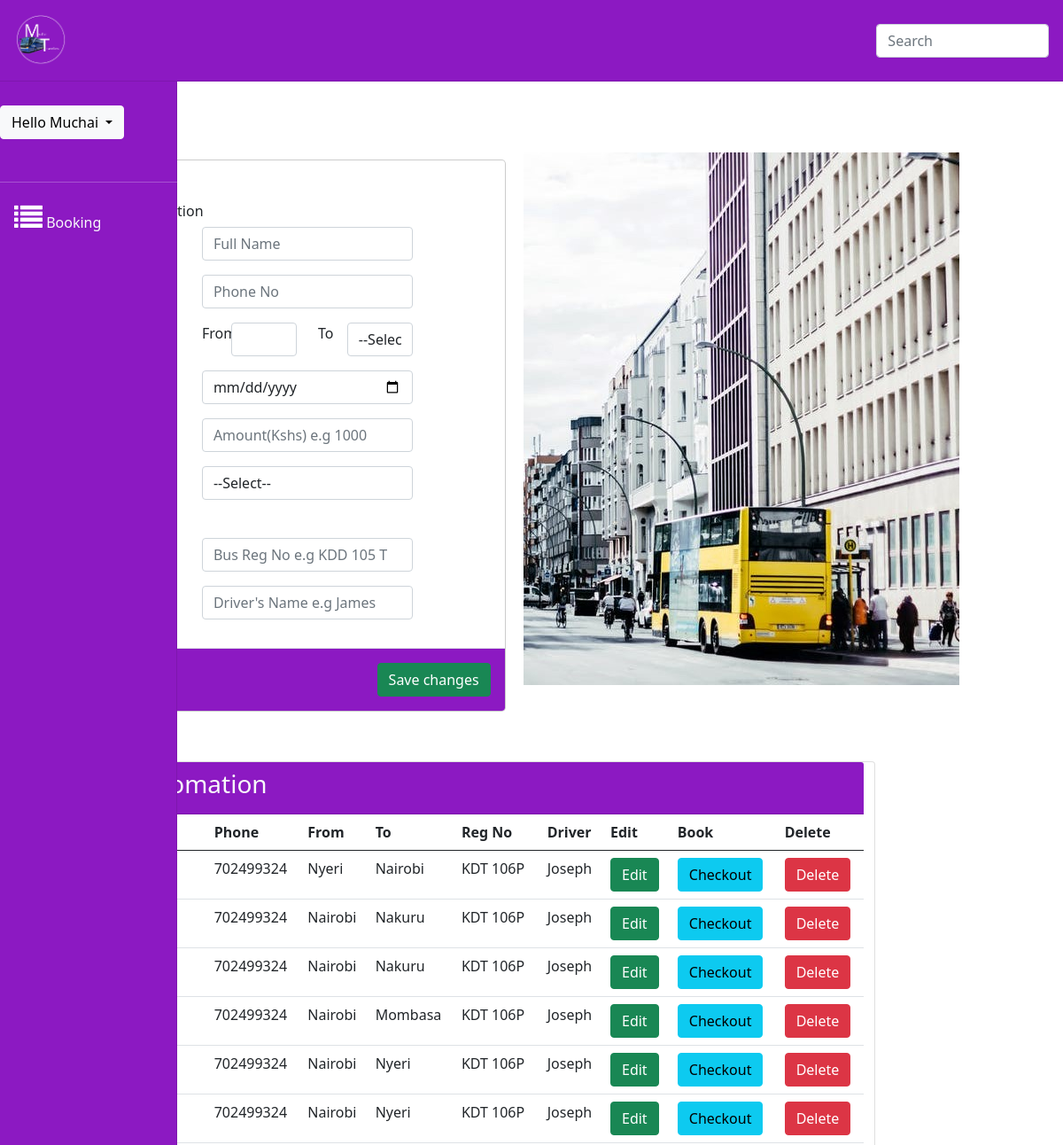
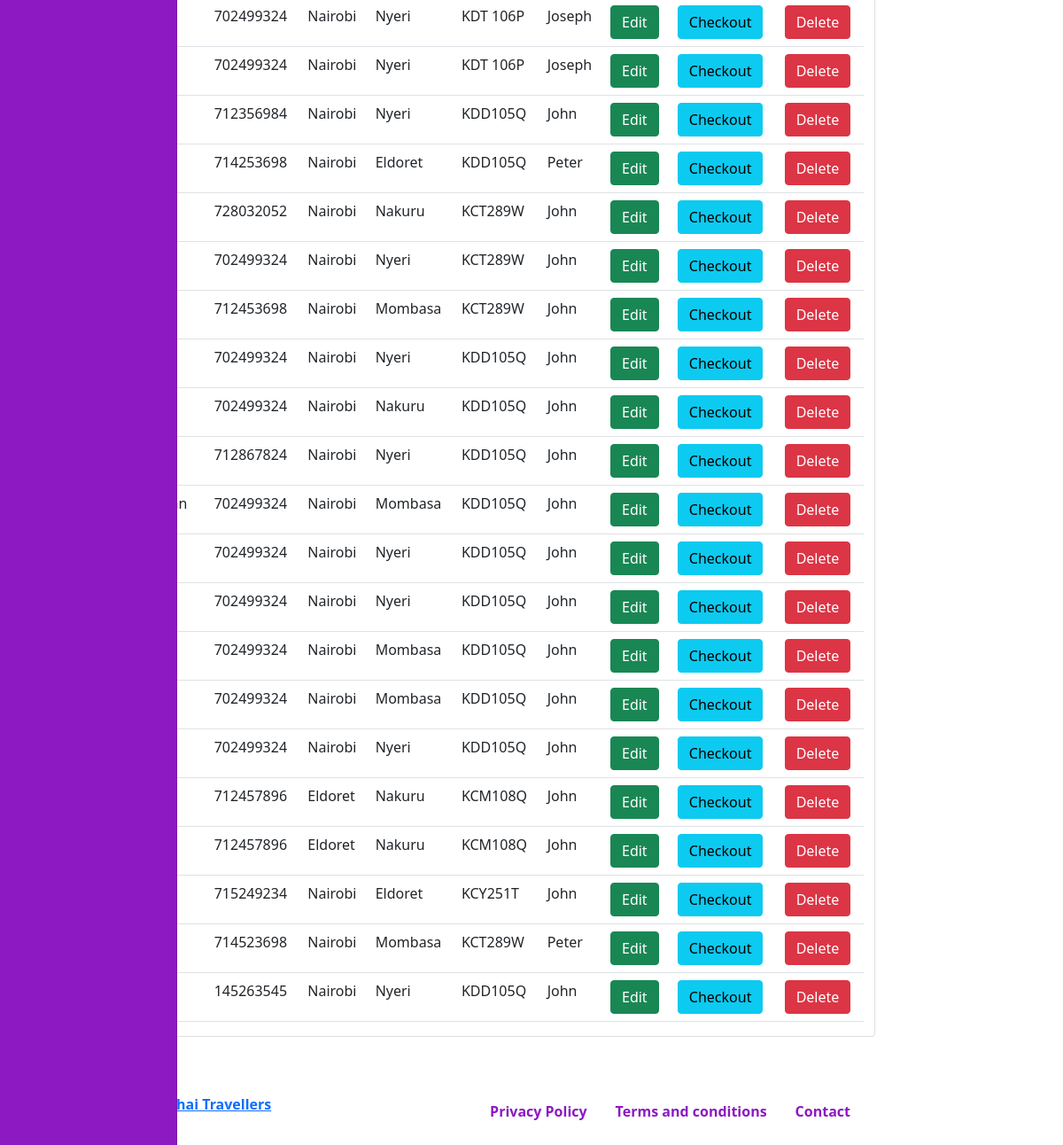
Screenshot of /admin/home.php (signed in) with the database file from the repository (2 pictures, top to bottom).
### tables this page shows
CREATE TABLE `bookings` (
  `id` int(11) NOT NULL,
  `fullname` varchar(255) NOT NULL,
  `phone` int(20) NOT NULL,
  `fromm` varchar(100) NOT NULL,
  `too` enum('Nyeri','Nairobi','Mombasa','Nakuru','Eldoret','Kisumu') NOT NULL,
  `date` date NOT NULL,
  `fare` int(100) NOT NULL,
  `seat` enum('01','02','03','04','05','06','07','08','09','10','11','12','13','14') NOT NULL,
  `regno` varchar(20) NOT NULL,
  `driver` varchar(100) NOT NULL,
  `admin` varchar(100) NOT NULL,
  `branch` varchar(100) NOT NULL
);

### admin/partials/i_passengers.php (the view, shortened to what this page needs)
<?php
 $sql ="SELECT *FROM bookings
  ORDER BY  id  DESC";
   $query =$con->query($sql);
   WHILE($row=$query->fetch_assoc())
   {
       ?>
<tr>
    <td><?php echo $row['fullname'];?></td>
    <td><?php echo $row['phone'];?></td>
    <td><?php echo $row['fromm'];?></td>
    <td><?php echo $row['too'];?></td>
    <td><?php echo $row['regno'];?></td>
    <td><?php echo $row['driver'];?></td>
    <form action="actions/edit.php" Method="POST">
        <th><input type="submit" name="edit" class="btn btn-success" data-target="#addnew" value="Edit"></th>
    </form>
     <form action="checkout.php" Method="POST">
        <th><input type="submit" name="edit" class="btn btn-info" data-target="#addnew" value="Checkout"></th>
    </form>
    <form action="partials/delete.php" Method="POST">
        <th><input type="submit" name="delete" class="btn btn-danger" value="Delete"></th>
    </form>
</tr>
<?php
                }
                ?>

### rows the page displays
bookings: phone "702499324", fromm "Nyeri", too "Nairobi", regno "KDT 106P", driver "Joseph"
bookings: phone "702499324", fromm "Nairobi", too "Nakuru", regno "KDT 106P", driver "Joseph"
bookings: phone "702499324", fromm "Nairobi", too "Nakuru", regno "KDT 106P", driver "Joseph"
bookings: phone "702499324", fromm "Nairobi", too "Mombasa", regno "KDT 106P", driver "Joseph"
bookings: phone "702499324", fromm "Nairobi", too "Nyeri", regno "KDT 106P", driver "Joseph"
bookings: phone "702499324", fromm "Nairobi", too "Nyeri", regno "KDT 106P", driver "Joseph"
bookings: phone "702499324", fromm "Nairobi", too "Nyeri", regno "KDT 106P", driver "Joseph"
bookings: phone "702499324", fromm "Nairobi", too "Nyeri", regno "KDT 106P", driver "Joseph"
bookings: phone "712356984", fromm "Nairobi", too "Nyeri", regno "KDD105Q", driver "John"
bookings: phone "714253698", fromm "Nairobi", too "Eldoret", regno "KDD105Q", driver "Peter"
bookings: phone "728032052", fromm "Nairobi", too "Nakuru", regno "KCT289W", driver "John"
bookings: phone "702499324", fromm "Nairobi", too "Nyeri", regno "KCT289W", driver "John"
bookings: phone "712453698", fromm "Nairobi", too "Mombasa", regno "KCT289W", driver "John"
bookings: phone "702499324", fromm "Nairobi", too "Nyeri", regno "KDD105Q", driver "John"
bookings: phone "702499324", fromm "Nairobi", too "Nakuru", regno "KDD105Q", driver "John"
bookings: phone "712867824", fromm "Nairobi", too "Nyeri", regno "KDD105Q", driver "John"
bookings: phone "702499324", fromm "Nairobi", too "Mombasa", regno "KDD105Q", driver "John"
bookings: phone "702499324", fromm "Nairobi", too "Nyeri", regno "KDD105Q", driver "John"
bookings: phone "702499324", fromm "Nairobi", too "Nyeri", regno "KDD105Q", driver "John"
bookings: phone "702499324", fromm "Nairobi", too "Mombasa", regno "KDD105Q", driver "John"
bookings: phone "702499324", fromm "Nairobi", too "Mombasa", regno "KDD105Q", driver "John"
bookings: phone "702499324", fromm "Nairobi", too "Nyeri", regno "KDD105Q", driver "John"
bookings: phone "712457896", fromm "Eldoret", too "Nakuru", regno "KCM108Q", driver "John"
bookings: phone "712457896", fromm "Eldoret", too "Nakuru", regno "KCM108Q", driver "John"
bookings: phone "715249234", fromm "Nairobi", too "Eldoret", regno "KCY251T", driver "John"
bookings: phone "714523698", fromm "Nairobi", too "Mombasa", regno "KCT289W", driver "Peter"
bookings: phone "145263545", fromm "Nairobi", too "Nyeri", regno "KDD105Q", driver "John"

### other values shown
$_SESSION['username'] "Muchai"
